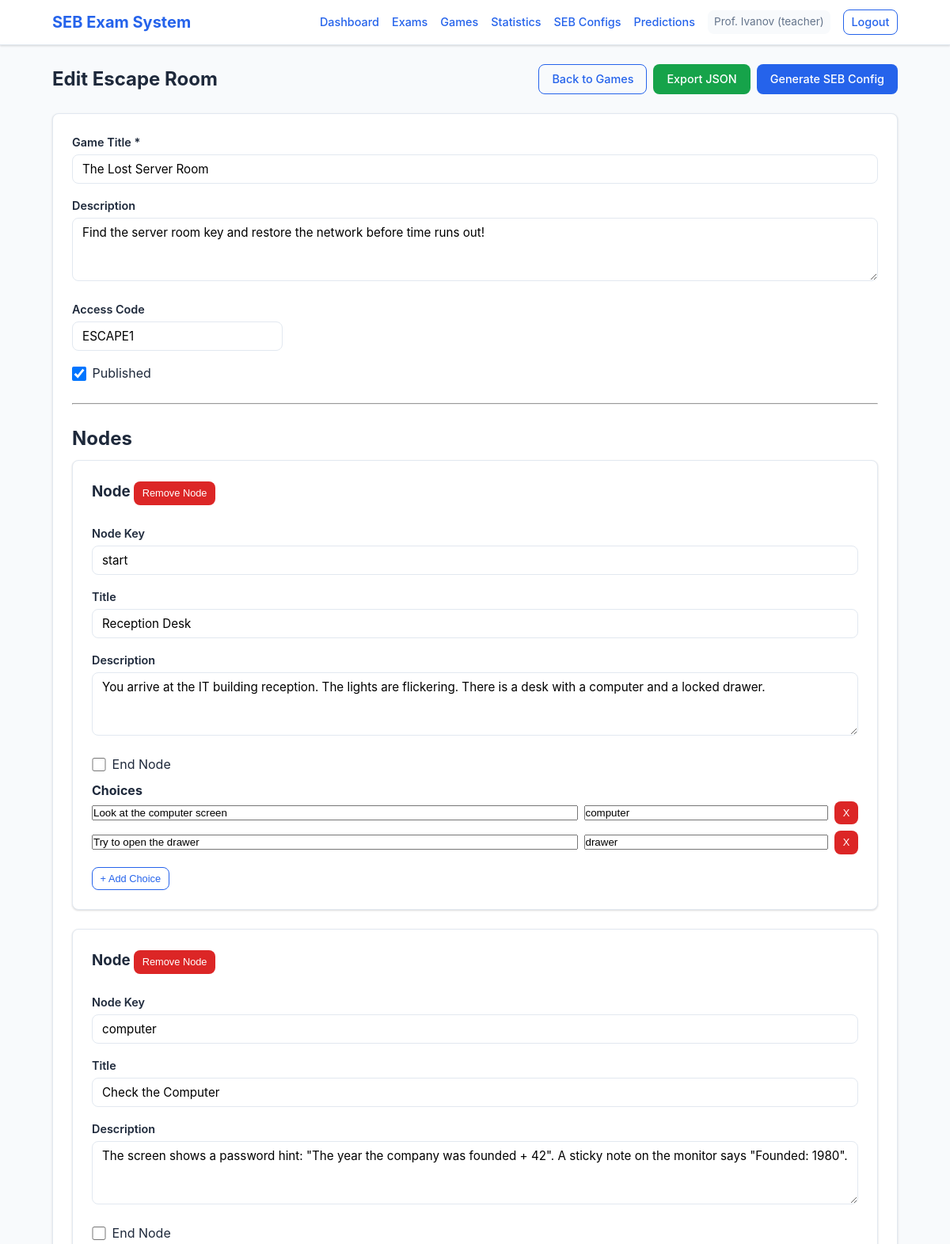
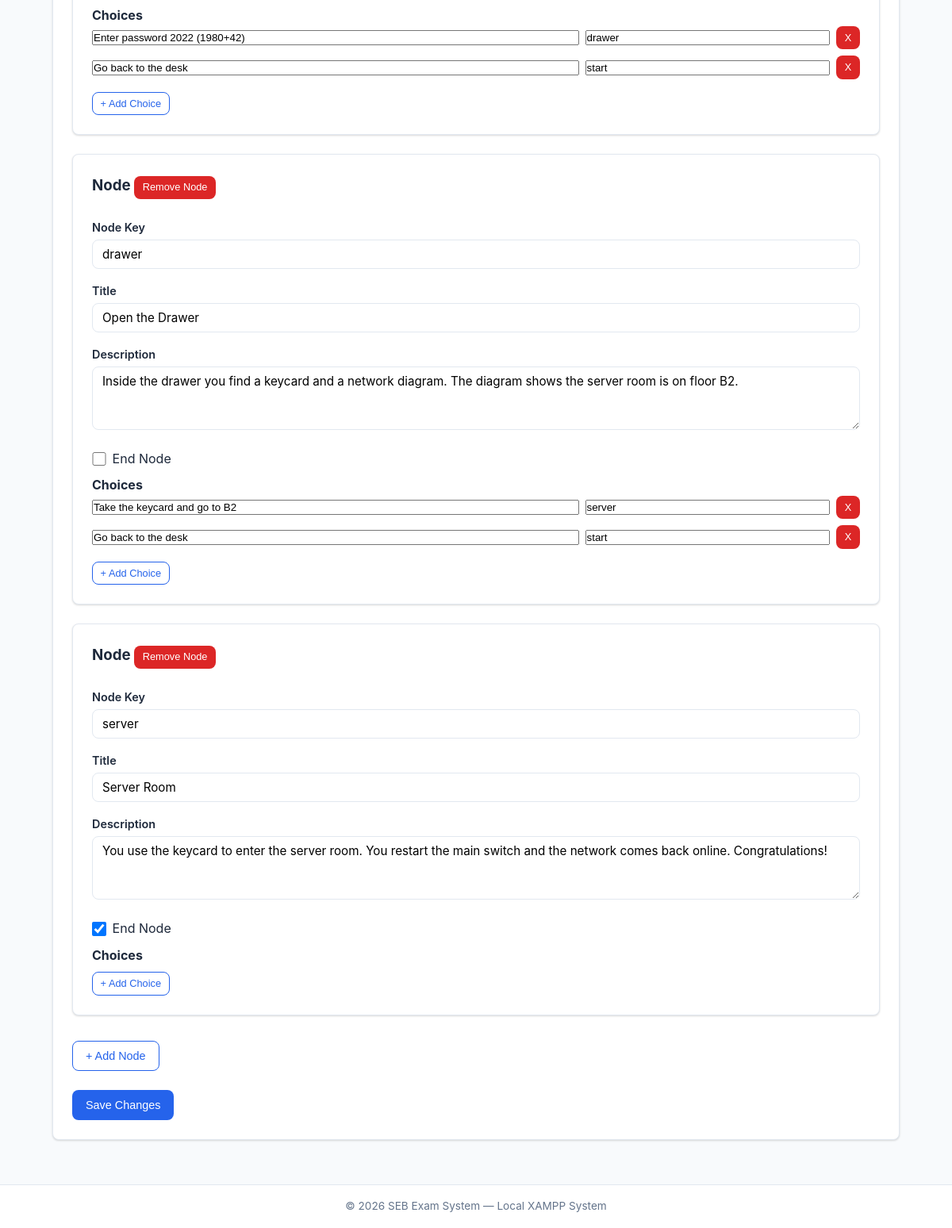
Page /public/teacher/game_edit.php?id=1 (signed in) on the committed database (2 pictures, top to bottom).
### tables this page shows
CREATE TABLE IF NOT EXISTS `games` (
    `id`            INT UNSIGNED AUTO_INCREMENT PRIMARY KEY,
    `teacher_id`    INT UNSIGNED NOT NULL,
    `title`         VARCHAR(255) NOT NULL,
    `description`   TEXT,
    `start_node_id` INT UNSIGNED DEFAULT NULL,
    `access_code`   VARCHAR(20)  DEFAULT NULL,
    `is_published`  TINYINT(1)   NOT NULL DEFAULT 0,
    `created_at`    DATETIME     NOT NULL DEFAULT CURRENT_TIMESTAMP,
    `updated_at`    DATETIME     NOT NULL DEFAULT CURRENT_TIMESTAMP ON UPDATE CURRENT_TIMESTAMP,
    FOREIGN KEY (`teacher_id`) REFERENCES `users`(`id`) ON DELETE CASCADE
);

CREATE TABLE IF NOT EXISTS `game_nodes` (
    `id`          INT UNSIGNED AUTO_INCREMENT PRIMARY KEY,
    `game_id`     INT UNSIGNED NOT NULL,
    `node_key`    VARCHAR(50)  NOT NULL,
    `title`       VARCHAR(255) NOT NULL,
    `description` TEXT,
    `is_end_node` TINYINT(1)   NOT NULL DEFAULT 0,
    `sort_order`  INT UNSIGNED NOT NULL DEFAULT 0,
    FOREIGN KEY (`game_id`) REFERENCES `games`(`id`) ON DELETE CASCADE,
    UNIQUE KEY `uk_game_node_key` (`game_id`, `node_key`)
);

CREATE TABLE IF NOT EXISTS `game_choices` (
    `id`             INT UNSIGNED AUTO_INCREMENT PRIMARY KEY,
    `node_id`        INT UNSIGNED NOT NULL,
    `choice_text`    VARCHAR(500) NOT NULL,
    `target_node_id` INT UNSIGNED DEFAULT NULL,
    `sort_order`     INT UNSIGNED NOT NULL DEFAULT 0,
    FOREIGN KEY (`node_id`)        REFERENCES `game_nodes`(`id`) ON DELETE CASCADE,
    FOREIGN KEY (`target_node_id`) REFERENCES `game_nodes`(`id`) ON DELETE SET NULL
);

### app/config/db.php (called while the page is built, shortened)
<?php
function db(): PDO {
    static $pdo = null;
    if ($pdo === null) {
        $dsn = sprintf(
            'mysql:host=%s;port=%s;dbname=%s;charset=%s',
            DB_HOST, DB_PORT, DB_NAME, DB_CHARSET
        );
        $options = [
            PDO::ATTR_ERRMODE            => PDO::ERRMODE_EXCEPTION,
            PDO::ATTR_DEFAULT_FETCH_MODE => PDO::FETCH_ASSOC,
            PDO::ATTR_EMULATE_PREPARES   => false,
        ];
        try {
            $pdo = new PDO($dsn, DB_USER, DB_PASS, $options);
        } catch (PDOException $e) {
            die('Database connection failed: ' . htmlspecialchars($e->getMessage()));
        }
    }
    return $pdo;
}

### app/models/Game.php (called while the page is built, shortened)
<?php
require_once __DIR__ . '/../config/db.php';
class Game {
    public static function findById(int $id): ?array {
        $stmt = db()->prepare('SELECT * FROM games WHERE id = :id LIMIT 1');
        $stmt->execute([':id' => $id]);
        $row = $stmt->fetch();
        return $row ?: null;
    }
    public static function isOwner(int $gameId, int $teacherId): bool {
        $stmt = db()->prepare('SELECT COUNT(*) as cnt FROM games WHERE id = :gid AND teacher_id = :tid');
        $stmt->execute([':gid' => $gameId, ':tid' => $teacherId]);
        return $stmt->fetch()['cnt'] > 0;
    }
    public static function getNodes(int $gameId): array {
        $stmt = db()->prepare('SELECT * FROM game_nodes WHERE game_id = :gid ORDER BY sort_order, id');
        $stmt->execute([':gid' => $gameId]);
        return $stmt->fetchAll();
    }
    public static function getChoicesForNode(int $nodeId): array {
        $stmt = db()->prepare('SELECT * FROM game_choices WHERE node_id = :nid ORDER BY sort_order, id');
        $stmt->execute([':nid' => $nodeId]);
        return $stmt->fetchAll();
    }
    public static function getFullStructure(int $gameId): array {
        $nodes = self::getNodes($gameId);
        foreach ($nodes as &$node) {
            $node['choices'] = self::getChoicesForNode($node['id']);
        }
        return $nodes;
    }
}

### app/lib/validation.php (called while the page is built, shortened)
<?php
function validate_int(mixed $value, int $min = 0, int $max = PHP_INT_MAX): int|false {
    $value = filter_var($value, FILTER_VALIDATE_INT);
    return $value;
}

### app/lib/auth.php (called while the page is built, shortened)
<?php
require_once __DIR__ . '/../config/db.php';
function current_user_id(): int {
    return (int) ($_SESSION['user_id'] ?? 0);
}
function e(string $str): string {
    return htmlspecialchars($str, ENT_QUOTES, 'UTF-8');
}

### public/teacher/game_edit.php (the view, shortened to what this page needs)
<?php
require_once __DIR__ . '/../../app/lib/auth.php';
require_once __DIR__ . '/../../app/lib/validation.php';
require_once __DIR__ . '/../../app/models/Game.php';
$gameId = validate_int($_GET['id'] ?? 0, 1);
$game = Game::findById($gameId);
if (!$game || !Game::isOwner($gameId, current_user_id())) {
    http_response_code(403); die('Access denied.');
}
$nodes = Game::getFullStructure($gameId);
?>
<div class="page-title">
    <h1>Edit Escape Room</h1>
    <div class="btn-group">
        <a href="game_list.php" class="btn btn-outline">Back to Games</a>
        <a href="game_export.php?id=<?= $gameId ?>" class="btn btn-success">Export JSON</a>
        <a href="seb_config.php?activity_type=game&activity_id=<?= $gameId ?>" class="btn btn-primary">Generate SEB Config</a>
    </div>
</div>
<form method="POST" action="" class="card">
    <div class="form-group">
        <label for="title">Game Title *</label>
        <input type="text" id="title" name="title" required value="<?= e($game['title']) ?>">
    </div>
    <div class="form-group">
        <label for="description">Description</label>
        <textarea id="description" name="description"><?= e($game['description'] ?? '') ?></textarea>
    </div>
    <div class="form-inline">
        <div class="form-group">
            <label for="access_code">Access Code</label>
            <input type="text" id="access_code" name="access_code" maxlength="20"
                   value="<?= e($game['access_code'] ?? '') ?>">
        </div>
    </div>
    <div class="form-check mt-2">
        <input type="checkbox" id="is_published" name="is_published" value="1"
               <?= $game['is_published'] ? 'checked' : '' ?>>
        <label for="is_published">Published</label>
    </div>
    <hr style="margin: 1.5rem 0">
    <h2>Nodes</h2>
    <div id="nodes-container">
        <?php foreach ($nodes as $i => $node): ?>
            <div class="node-block card" data-node-index="<?= $i ?>">
                <div class="card-header">
                    <h3>Node
                    <button type="button" class="btn btn-sm btn-danger remove-node-btn">Remove Node</button>
                </div>
                <div class="form-group">
                    <label>Node Key</label>
                    <input type="text" name="nodes[<?= $i ?>][node_key]" value="<?= e($node['node_key']) ?>" required>
                </div>
                <div class="form-group">
                    <label>Title</label>
                    <input type="text" name="nodes[<?= $i ?>][title]" value="<?= e($node['title']) ?>" required>
                </div>
                <div class="form-group">
                    <label>Description</label>
                    <textarea name="nodes[<?= $i ?>][description]"><?= e($node['description'] ?? '') ?></textarea>
                </div>
                <div class="form-check">
                    <input type="checkbox" name="nodes[<?= $i ?>][is_end_node]" value="1"
                           <?= $node['is_end_node'] ? 'checked' : '' ?>>
                    <label>End Node</label>
                </div>
                <h4>Choices</h4>
                <div class="choices-list">
                    <?php foreach ($node['choices'] as $j => $choice): ?>
                        <?php
                        $targetKey = '';
                        if ($choice['target_node_id']) {
                            foreach ($nodes as $n) {
                                if ($n['id'] == $choice['target_node_id']) {
                                    $targetKey = $n['node_key'];
                                    break;
                                }
                            }
                        }
                        ?>
                        <div class="choice-entry d-flex gap-1 align-center mb-1">
                            <input type="text" name="nodes[<?= $i ?>][choices][<?= $j ?>][choice_text]"
                                   value="<?= e($choice['choice_text']) ?>" placeholder="Choice text" style="flex:2">
                            <input type="text" name="nodes[<?= $i ?>][choices][<?= $j ?>][target_node_key]"
                                   value="<?= e($targetKey) ?>" placeholder="Target node key" style="flex:1">
                            <button type="button" class="btn btn-sm btn-danger remove-choice-btn">X</button>
                        </div>
                    <?php endforeach; ?>
                </div>
                <button type="button" class="btn btn-sm btn-outline add-choice-btn mt-1">+ Add Choice</button>
            </div>
        <?php endforeach; ?>
    </div>
    <button type="button" id="add-node-btn" class="btn btn-outline mt-1">+ Add Node</button>
    <div class="mt-3">
        <button type="submit" class="btn btn-primary">Save Changes</button>
    </div>
</form>
<?php
include __DIR__ . '/../../app/views/layout.php';

### public/assets/styles.css (style rules this page uses)
*, *::before, *::after { box-sizing: border-box; margin: 0; padding: 0; }
:root { --color-primary: #2563eb; --color-primary-dark: #1d4ed8; --color-primary-light: #dbeafe; --color-success: #16a34a; --color-success-light: #dcfce7; --color-danger: #dc2626; --color-danger-light: #fee2e2; --color-warning: #d97706; --color-warning-light: #fef3c7; --color-bg: #f8fafc; --color-surface: #ffffff; --color-text: #1e293b; --color-text-muted: #64748b; --color-border: #e2e8f0; --radius: 8px; --shadow: 0 1px 3px rgba(0,0,0,0.1), 0 1px 2px rgba(0,0,0,0.06); --shadow-md: 0 4px 6px rgba(0,0,0,0.1); --font: -apple-system, BlinkMacSystemFont, 'Segoe UI', Roboto, sans-serif; }
html { font-size: 16px; line-height: 1.6; }
body { font-family: var(--font); color: var(--color-text); background: var(--color-bg); min-height: 100vh; display: flex; flex-direction: column; }
a { color: var(--color-primary); text-decoration: none; }
.card { background: var(--color-surface); border: 1px solid var(--color-border); border-radius: var(--radius); box-shadow: var(--shadow); padding: 1.5rem; margin-bottom: 1.5rem; }
.card-header { display: flex; justify-content: space-between; align-items: center; margin-bottom: 1rem; }
.card h2, .card h3 { margin-bottom: 0.5rem; }
.btn { display: inline-block; padding: 0.5rem 1rem; border: 1px solid transparent; border-radius: var(--radius); font-size: 0.9rem; font-weight: 500; cursor: pointer; text-align: center; transition: background 0.2s, border-color 0.2s; text-decoration: none; line-height: 1.4; }
.btn-primary { background: var(--color-primary); color: #fff; }
.btn-success { background: var(--color-success); color: #fff; }
.btn-danger { background: var(--color-danger); color: #fff; }
.btn-outline { background: transparent; color: var(--color-primary); border-color: var(--color-primary); }
.btn-sm { padding: 0.3rem 0.6rem; font-size: 0.8rem; }
.btn-group { display: flex; gap: 0.5rem; flex-wrap: wrap; }
.form-group { margin-bottom: 1rem; }
.form-group label { display: block; font-weight: 600; margin-bottom: 0.25rem; font-size: 0.9rem; }
.form-group input[type="text"], .form-group input[type="password"], .form-group input[type="email"], .form-group input[type="number"], .form-group input[type="url"], .form-group input[type="file"], .form-group select, .form-group textarea { width: 100%; padding: 0.5rem 0.75rem; border: 1px solid var(--color-border); border-radius: var(--radius); font-size: 0.95rem; font-family: var(--font); background: var(--color-surface); transition: border-color 0.2s; }
.form-group textarea { min-height: 80px; resize: vertical; }
.form-inline { display: flex; align-items: flex-end; gap: 0.75rem; flex-wrap: wrap; }
.form-inline .form-group { margin-bottom: 0; }
.form-check { display: flex; align-items: center; gap: 0.5rem; margin-bottom: 0.5rem; }
.form-check input[type="checkbox"] { width: 1.1rem; height: 1.1rem; }
.page-title { display: flex; justify-content: space-between; align-items: center; margin-bottom: 1.5rem; flex-wrap: wrap; gap: 0.5rem; }
.page-title h1 { font-size: 1.5rem; }
.mt-1 { margin-top: 0.5rem; }
.mt-2 { margin-top: 1rem; }
.mt-3 { margin-top: 1.5rem; }
.mb-1 { margin-bottom: 0.5rem; }
.d-flex { display: flex; }
.gap-1 { gap: 0.5rem; }
.align-center { align-items: center; }

### rows in the picture
games: title "The Lost Server Room", description "Find the server room key and restore the network before time runs out!", access_code "ESCAPE1", is_published "☑"
game_nodes: node_key "start", title "Reception Desk", description "You arrive at the IT building reception. The lights are flickering. There is a desk with a computer and a locked drawer."
game_choices: choice_text "Look at the computer screen", target_node.node_key "computer"
game_choices: choice_text "Try to open the drawer", target_node.node_key "drawer"
game_nodes: node_key "computer", title "Check the Computer", description "The screen shows a password hint: \"The year the company was founded + 42\". A sticky note on the monitor says \"Founded: 1980\"."
game_choices: choice_text "Enter password 2022 (1980+42)", target_node.node_key "drawer"
game_choices: choice_text "Go back to the desk", target_node.node_key "start"
game_nodes: node_key "drawer", title "Open the Drawer", description "Inside the drawer you find a keycard and a network diagram. The diagram shows the server room is on floor B2."
game_choices: choice_text "Take the keycard and go to B2", target_node.node_key "server"
game_choices: choice_text "Go back to the desk", target_node.node_key "start"
game_nodes: node_key "server", title "Server Room", description "You use the keycard to enter the server room. You restart the main switch and the network comes back online. Congratulations!", is_end_node "☑"

### other values in the picture
APP_NAME "SEB Exam System"
current_user_name() "Prof. Ivanov"
current_user_role() "teacher"
